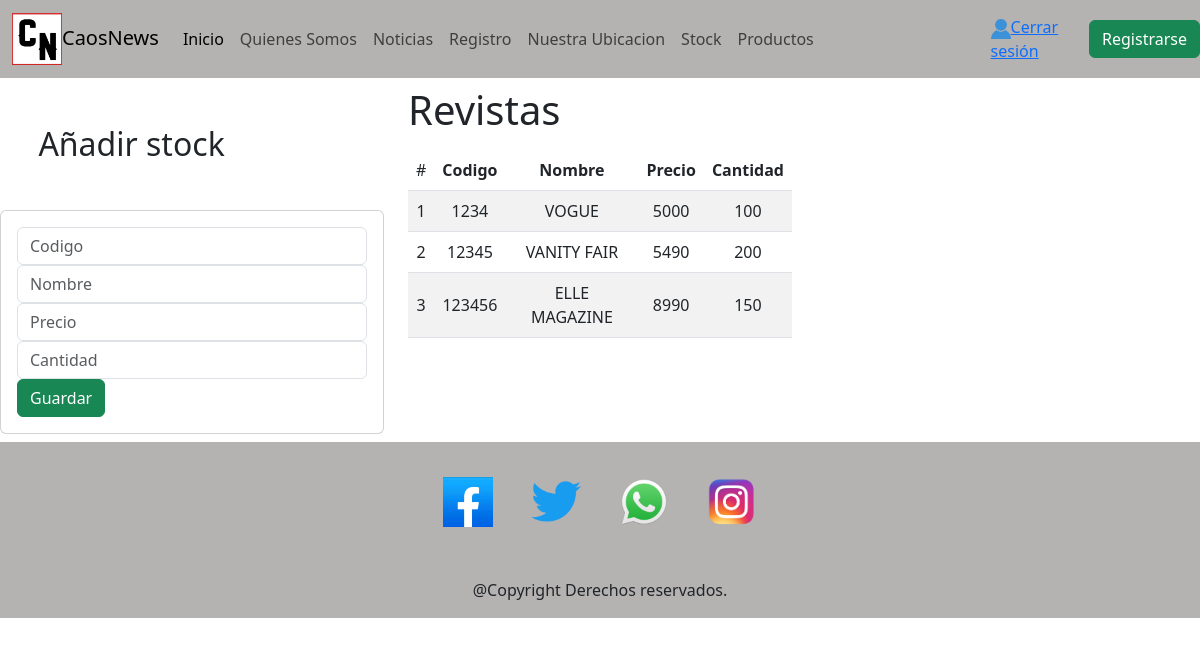
Screenshot of /carrito/ (signed in) with the database file from the repository.
### app/models.py (models this page shows, shortened)
class Producto(models.Model):
    codigo = models.CharField(primary_key=True, max_length=6)
    nombre = models.CharField(max_length=100)
    precio = models.IntegerField()
    cantidad = models.IntegerField()

### app/views.py (the view)
# urls.py: path('carrito/', carrito, name='carrito'),
def carrito(request):
    producto = Producto.objects.all()
    return render(request, "carrito.html", {"producto": producto})

### app/templates/carrito.html
{% extends "./base.html" %}
{% block body %}
{% load static %}
<link rel="stylesheet" href="{% static 'css/carrito.css' %}">
<div class="row py-2">
    <div class="col-sm-12 col-md-6 col-lg-4 colo-xl-4">
        <h2>Añadir stock</h2>
        <div class="card">
            <div class="card-body">
                <form action="/registrarCarrito/" method="post">{% csrf_token %}
                    <div class="form-group">
                        <input type="text" id="txtCodigo" name="txtCodigo" class="form-control" placeholder="Codigo"
                            minlength="3" maxlength="40" required>
                    </div>
                    <div class="form-group">
                        <input type="text" id="txtNombre" name="txtNombre" class="form-control" placeholder="Nombre"
                            maxlength="40" required>
                    </div>
                    <div class="form-group">
                        <input type="text" id="numPrecio" name="numPrecio" class="form-control " placeholder="Precio"
                            minlength="1" maxlength="9"  required>
                    </div>
                    <div class="form-group">
                        <input type="text" id="numCantidad" name="numCantidad" class="form-control" placeholder="Cantidad"
                             maxlength="9"required>
                    </div>
                    <div class="form-group">
                        <button type="submit" class="btn btn-success btn-block text-white">Guardar</button>
                    </div>
                </form>
            </div>
        </div>
    </div>
    <div class="col-sm-12 col-md-6 col-lg-4 colo-xl-4">
        <h1>Revistas</h1>
        <div class="table-responsive py-2">
            <table class="table table-striped">
                <thead>
                    <tr>
                        <td>#</td>
                        <th>Codigo</th>
                        <th>Nombre</th>
                        <th>Precio</th>
                        <th>Cantidad</th>
                    </tr>
                </thead>
                <tbody>
                    {% for p in producto %}
                    <tr>
                        <td>{{forloop.counter}}</td>
                        <td>{{p.codigo}}</td>
                        <td>{{p.nombre}}</td>
                        <td>{{p.precio}}</td>
                        <td>{{p.cantidad}}</td>
                    </tr>
                    {% endfor %}
                </tbody>
            </table>
        </div>
    </div>
</div>
{% endblock %}

### app/static/css/carrito.css (style rules this page uses)
th, td { text-align: center; vertical-align: middle; }
h2 { padding: 10%; }

### rows the page displays
Producto: codigo "1234", nombre "VOGUE", precio "5000", cantidad "100"
Producto: codigo "12345", nombre "VANITY FAIR", precio "5490", cantidad "200"
Producto: codigo "123456", nombre "ELLE MAGAZINE", precio "8990", cantidad "150"
